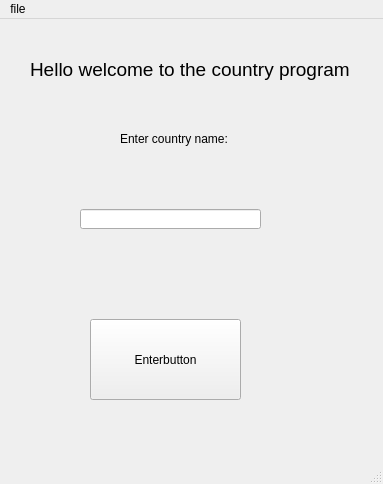
<?xml version="1.0" encoding="UTF-8"?>
<ui version="4.0">
 <class>countryprog</class>
 <widget class="QMainWindow" name="countryprog">
  <property name="geometry">
   <rect>
    <x>0</x>
    <y>0</y>
    <width>383</width>
    <height>484</height>
   </rect>
  </property>
  <property name="windowTitle">
   <string>MainWindow</string>
  </property>
  <property name="autoFillBackground">
   <bool>true</bool>
  </property>
  <widget class="QWidget" name="centralwidget">
   <widget class="QPushButton" name="buttonqenter">
    <property name="geometry">
     <rect>
      <x>90</x>
      <y>300</y>
      <width>151</width>
      <height>81</height>
     </rect>
    </property>
    <property name="text">
     <string>Enterbutton</string>
    </property>
   </widget>
   <widget class="QLabel" name="welcomelabel">
    <property name="geometry">
     <rect>
      <x>30</x>
      <y>20</y>
      <width>321</width>
      <height>61</height>
     </rect>
    </property>
    <property name="font">
     <font>
      <pointsize>14</pointsize>
     </font>
    </property>
    <property name="text">
     <string>Hello welcome to the country program </string>
    </property>
   </widget>
   <widget class="QLineEdit" name="lineEdit">
    <property name="geometry">
     <rect>
      <x>80</x>
      <y>190</y>
      <width>181</width>
      <height>20</height>
     </rect>
    </property>
   </widget>
   <widget class="QLabel" name="label_2">
    <property name="geometry">
     <rect>
      <x>120</x>
      <y>110</y>
      <width>141</width>
      <height>20</height>
     </rect>
    </property>
    <property name="text">
     <string>Enter country name:</string>
    </property>
   </widget>
  </widget>
  <widget class="QMenuBar" name="menubar">
   <property name="geometry">
    <rect>
     <x>0</x>
     <y>0</y>
     <width>383</width>
     <height>21</height>
    </rect>
   </property>
   <widget class="QMenu" name="menufile">
    <property name="title">
     <string>file</string>
    </property>
   </widget>
   <addaction name="menufile"/>
  </widget>
  <widget class="QStatusBar" name="statusbar"/>
 </widget>
 <resources/>
 <connections/>
</ui>
